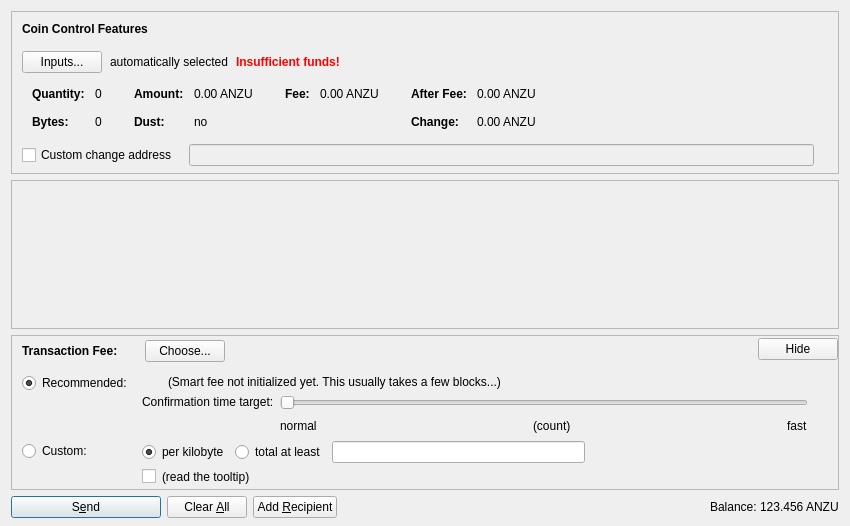
<?xml version="1.0" encoding="UTF-8"?>
<ui version="4.0">
 <class>SendCoinsDialog</class>
 <widget class="QDialog" name="SendCoinsDialog">
  <property name="geometry">
   <rect>
    <x>0</x>
    <y>0</y>
    <width>850</width>
    <height>526</height>
   </rect>
  </property>
  <property name="windowTitle">
   <string>Send Coins</string>
  </property>
  <layout class="QVBoxLayout" name="verticalLayout" stretch="0,1,0,0">
   <property name="bottomMargin">
    <number>8</number>
   </property>
   <item>
    <widget class="QFrame" name="frameCoinControl">
     <property name="sizePolicy">
      <sizepolicy hsizetype="Expanding" vsizetype="Expanding">
       <horstretch>0</horstretch>
       <verstretch>0</verstretch>
      </sizepolicy>
     </property>
     <property name="maximumSize">
      <size>
       <width>16777215</width>
       <height>16777215</height>
      </size>
     </property>
     <property name="frameShape">
      <enum>QFrame::StyledPanel</enum>
     </property>
     <property name="frameShadow">
      <enum>QFrame::Sunken</enum>
     </property>
     <layout class="QVBoxLayout" name="verticalLayoutCoinControl2">
      <property name="spacing">
       <number>0</number>
      </property>
      <property name="leftMargin">
       <number>0</number>
      </property>
      <property name="topMargin">
       <number>0</number>
      </property>
      <property name="rightMargin">
       <number>0</number>
      </property>
      <property name="bottomMargin">
       <number>6</number>
      </property>
      <item>
       <layout class="QVBoxLayout" name="verticalLayoutCoinControl" stretch="0,0,0,0,1">
        <property name="spacing">
         <number>0</number>
        </property>
        <property name="leftMargin">
         <number>10</number>
        </property>
        <property name="topMargin">
         <number>10</number>
        </property>
        <item>
         <layout class="QHBoxLayout" name="horizontalLayoutCoinControl1">
          <property name="bottomMargin">
           <number>15</number>
          </property>
          <item>
           <widget class="QLabel" name="labelCoinControlFeatures">
            <property name="sizePolicy">
             <sizepolicy hsizetype="Preferred" vsizetype="Maximum">
              <horstretch>0</horstretch>
              <verstretch>0</verstretch>
             </sizepolicy>
            </property>
            <property name="font">
             <font>
              <weight>75</weight>
              <bold>true</bold>
             </font>
            </property>
            <property name="styleSheet">
             <string notr="true">font-weight:bold;</string>
            </property>
            <property name="text">
             <string>Coin Control Features</string>
            </property>
           </widget>
          </item>
         </layout>
        </item>
        <item>
         <layout class="QHBoxLayout" name="horizontalLayoutCoinControl2" stretch="0,0,0,0">
          <property name="spacing">
           <number>8</number>
          </property>
          <property name="bottomMargin">
           <number>10</number>
          </property>
          <item>
           <widget class="QPushButton" name="pushButtonCoinControl">
            <property name="styleSheet">
             <string notr="true"/>
            </property>
            <property name="text">
             <string>Inputs...</string>
            </property>
            <property name="autoDefault">
             <bool>false</bool>
            </property>
           </widget>
          </item>
          <item>
           <widget class="QLabel" name="labelCoinControlAutomaticallySelected">
            <property name="text">
             <string>automatically selected</string>
            </property>
            <property name="margin">
             <number>5</number>
            </property>
           </widget>
          </item>
          <item>
           <widget class="QLabel" name="labelCoinControlInsuffFunds">
            <property name="font">
             <font>
              <weight>75</weight>
              <bold>true</bold>
             </font>
            </property>
            <property name="styleSheet">
             <string notr="true">color:red;font-weight:bold;</string>
            </property>
            <property name="text">
             <string>Insufficient funds!</string>
            </property>
            <property name="margin">
             <number>5</number>
            </property>
           </widget>
          </item>
          <item>
           <spacer name="horizontalSpacerCoinControl">
            <property name="orientation">
             <enum>Qt::Horizontal</enum>
            </property>
            <property name="sizeHint" stdset="0">
             <size>
              <width>40</width>
              <height>1</height>
             </size>
            </property>
           </spacer>
          </item>
         </layout>
        </item>
        <item>
         <widget class="QWidget" name="widgetCoinControl" native="true">
          <property name="sizePolicy">
           <sizepolicy hsizetype="Preferred" vsizetype="Preferred">
            <horstretch>0</horstretch>
            <verstretch>0</verstretch>
           </sizepolicy>
          </property>
          <property name="minimumSize">
           <size>
            <width>0</width>
            <height>0</height>
           </size>
          </property>
          <property name="styleSheet">
           <string notr="true"/>
          </property>
          <layout class="QHBoxLayout" name="horizontalLayoutCoinControl5">
           <property name="leftMargin">
            <number>0</number>
           </property>
           <property name="topMargin">
            <number>0</number>
           </property>
           <property name="rightMargin">
            <number>0</number>
           </property>
           <property name="bottomMargin">
            <number>0</number>
           </property>
           <item>
            <layout class="QHBoxLayout" name="horizontalLayoutCoinControl3" stretch="0,0,0,1">
             <property name="spacing">
              <number>20</number>
             </property>
             <property name="topMargin">
              <number>0</number>
             </property>
             <property name="bottomMargin">
              <number>10</number>
             </property>
             <item>
              <layout class="QFormLayout" name="formLayoutCoinControl1">
               <property name="horizontalSpacing">
                <number>10</number>
               </property>
               <property name="verticalSpacing">
                <number>14</number>
               </property>
               <property name="leftMargin">
                <number>10</number>
               </property>
               <property name="topMargin">
                <number>4</number>
               </property>
               <property name="rightMargin">
                <number>6</number>
               </property>
               <item row="0" column="0">
                <widget class="QLabel" name="labelCoinControlQuantityText">
                 <property name="font">
                  <font>
                   <weight>75</weight>
                   <bold>true</bold>
                  </font>
                 </property>
                 <property name="text">
                  <string>Quantity:</string>
                 </property>
                 <property name="margin">
                  <number>0</number>
                 </property>
                </widget>
               </item>
               <item row="0" column="1">
                <widget class="QLabel" name="labelCoinControlQuantity">
                 <property name="cursor">
                  <cursorShape>IBeamCursor</cursorShape>
                 </property>
                 <property name="contextMenuPolicy">
                  <enum>Qt::ActionsContextMenu</enum>
                 </property>
                 <property name="text">
                  <string notr="true">0</string>
                 </property>
                 <property name="margin">
                  <number>0</number>
                 </property>
                 <property name="textInteractionFlags">
                  <set>Qt::LinksAccessibleByMouse|Qt::TextSelectableByKeyboard|Qt::TextSelectableByMouse</set>
                 </property>
                </widget>
               </item>
               <item row="1" column="0">
                <widget class="QLabel" name="labelCoinControlBytesText">
                 <property name="font">
                  <font>
                   <weight>75</weight>
                   <bold>true</bold>
                  </font>
                 </property>
                 <property name="text">
                  <string>Bytes:</string>
                 </property>
                </widget>
               </item>
               <item row="1" column="1">
                <widget class="QLabel" name="labelCoinControlBytes">
                 <property name="cursor">
                  <cursorShape>IBeamCursor</cursorShape>
                 </property>
                 <property name="contextMenuPolicy">
                  <enum>Qt::ActionsContextMenu</enum>
                 </property>
                 <property name="text">
                  <string notr="true">0</string>
                 </property>
                 <property name="textInteractionFlags">
                  <set>Qt::LinksAccessibleByMouse|Qt::TextSelectableByKeyboard|Qt::TextSelectableByMouse</set>
                 </property>
                </widget>
               </item>
              </layout>
             </item>
             <item>
              <layout class="QFormLayout" name="formLayoutCoinControl2">
               <property name="horizontalSpacing">
                <number>10</number>
               </property>
               <property name="verticalSpacing">
                <number>14</number>
               </property>
               <property name="leftMargin">
                <number>6</number>
               </property>
               <property name="topMargin">
                <number>4</number>
               </property>
               <property name="rightMargin">
                <number>6</number>
               </property>
               <item row="0" column="0">
                <widget class="QLabel" name="labelCoinControlAmountText">
                 <property name="font">
                  <font>
                   <weight>75</weight>
                   <bold>true</bold>
                  </font>
                 </property>
                 <property name="text">
                  <string>Amount:</string>
                 </property>
                 <property name="margin">
                  <number>0</number>
                 </property>
                </widget>
               </item>
               <item row="0" column="1">
                <widget class="QLabel" name="labelCoinControlAmount">
                 <property name="cursor">
                  <cursorShape>IBeamCursor</cursorShape>
                 </property>
                 <property name="contextMenuPolicy">
                  <enum>Qt::ActionsContextMenu</enum>
                 </property>
                 <property name="text">
                  <string notr="true">0.00 ANZU</string>
                 </property>
                 <property name="textInteractionFlags">
                  <set>Qt::LinksAccessibleByMouse|Qt::TextSelectableByKeyboard|Qt::TextSelectableByMouse</set>
                 </property>
                </widget>
               </item>
               <item row="1" column="0">
                <widget class="QLabel" name="labelCoinControlLowOutputText">
                 <property name="font">
                  <font>
                   <weight>75</weight>
                   <bold>true</bold>
                  </font>
                 </property>
                 <property name="text">
                  <string>Dust:</string>
                 </property>
                </widget>
               </item>
               <item row="1" column="1">
                <widget class="QLabel" name="labelCoinControlLowOutput">
                 <property name="cursor">
                  <cursorShape>IBeamCursor</cursorShape>
                 </property>
                 <property name="contextMenuPolicy">
                  <enum>Qt::ActionsContextMenu</enum>
                 </property>
                 <property name="text">
                  <string notr="true">no</string>
                 </property>
                 <property name="textInteractionFlags">
                  <set>Qt::LinksAccessibleByMouse|Qt::TextSelectableByKeyboard|Qt::TextSelectableByMouse</set>
                 </property>
                </widget>
               </item>
              </layout>
             </item>
             <item>
              <layout class="QFormLayout" name="formLayoutCoinControl3">
               <property name="horizontalSpacing">
                <number>10</number>
               </property>
               <property name="verticalSpacing">
                <number>14</number>
               </property>
               <property name="leftMargin">
                <number>6</number>
               </property>
               <property name="topMargin">
                <number>4</number>
               </property>
               <property name="rightMargin">
                <number>6</number>
               </property>
               <item row="0" column="0">
                <widget class="QLabel" name="labelCoinControlFeeText">
                 <property name="font">
                  <font>
                   <weight>75</weight>
                   <bold>true</bold>
                  </font>
                 </property>
                 <property name="text">
                  <string>Fee:</string>
                 </property>
                 <property name="margin">
                  <number>0</number>
                 </property>
                </widget>
               </item>
               <item row="0" column="1">
                <widget class="QLabel" name="labelCoinControlFee">
                 <property name="cursor">
                  <cursorShape>IBeamCursor</cursorShape>
                 </property>
                 <property name="contextMenuPolicy">
                  <enum>Qt::ActionsContextMenu</enum>
                 </property>
                 <property name="text">
                  <string notr="true">0.00 ANZU</string>
                 </property>
                 <property name="textInteractionFlags">
                  <set>Qt::LinksAccessibleByMouse|Qt::TextSelectableByKeyboard|Qt::TextSelectableByMouse</set>
                 </property>
                </widget>
               </item>
              </layout>
             </item>
             <item>
              <layout class="QFormLayout" name="formLayoutCoinControl4">
               <property name="horizontalSpacing">
                <number>10</number>
               </property>
               <property name="verticalSpacing">
                <number>14</number>
               </property>
               <property name="leftMargin">
                <number>6</number>
               </property>
               <property name="topMargin">
                <number>4</number>
               </property>
               <property name="rightMargin">
                <number>6</number>
               </property>
               <item row="0" column="0">
                <widget class="QLabel" name="labelCoinControlAfterFeeText">
                 <property name="font">
                  <font>
                   <weight>75</weight>
                   <bold>true</bold>
                  </font>
                 </property>
                 <property name="text">
                  <string>After Fee:</string>
                 </property>
                 <property name="margin">
                  <number>0</number>
                 </property>
                </widget>
               </item>
               <item row="0" column="1">
                <widget class="QLabel" name="labelCoinControlAfterFee">
                 <property name="cursor">
                  <cursorShape>IBeamCursor</cursorShape>
                 </property>
                 <property name="contextMenuPolicy">
                  <enum>Qt::ActionsContextMenu</enum>
                 </property>
                 <property name="text">
                  <string notr="true">0.00 ANZU</string>
                 </property>
                 <property name="textInteractionFlags">
                  <set>Qt::LinksAccessibleByMouse|Qt::TextSelectableByKeyboard|Qt::TextSelectableByMouse</set>
                 </property>
                </widget>
               </item>
               <item row="1" column="0">
                <widget class="QLabel" name="labelCoinControlChangeText">
                 <property name="font">
                  <font>
                   <weight>75</weight>
                   <bold>true</bold>
                  </font>
                 </property>
                 <property name="text">
                  <string>Change:</string>
                 </property>
                </widget>
               </item>
               <item row="1" column="1">
                <widget class="QLabel" name="labelCoinControlChange">
                 <property name="cursor">
                  <cursorShape>IBeamCursor</cursorShape>
                 </property>
                 <property name="contextMenuPolicy">
                  <enum>Qt::ActionsContextMenu</enum>
                 </property>
                 <property name="text">
                  <string notr="true">0.00 ANZU</string>
                 </property>
                 <property name="textInteractionFlags">
                  <set>Qt::LinksAccessibleByMouse|Qt::TextSelectableByKeyboard|Qt::TextSelectableByMouse</set>
                 </property>
                </widget>
               </item>
              </layout>
             </item>
            </layout>
           </item>
          </layout>
         </widget>
        </item>
        <item>
         <layout class="QHBoxLayout" name="horizontalLayoutCoinControl4" stretch="0,0,0">
          <property name="spacing">
           <number>12</number>
          </property>
          <property name="sizeConstraint">
           <enum>QLayout::SetDefaultConstraint</enum>
          </property>
          <property name="topMargin">
           <number>5</number>
          </property>
          <property name="rightMargin">
           <number>5</number>
          </property>
          <item>
           <widget class="QCheckBox" name="checkBoxCoinControlChange">
            <property name="toolTip">
             <string>If this is activated, but the change address is empty or invalid, change will be sent to a newly generated address.</string>
            </property>
            <property name="text">
             <string>Custom change address</string>
            </property>
           </widget>
          </item>
          <item>
           <widget class="QValidatedLineEdit" name="lineEditCoinControlChange">
            <property name="enabled">
             <bool>false</bool>
            </property>
            <property name="sizePolicy">
             <sizepolicy hsizetype="Expanding" vsizetype="Fixed">
              <horstretch>0</horstretch>
              <verstretch>0</verstretch>
             </sizepolicy>
            </property>
           </widget>
          </item>
          <item>
           <widget class="QLabel" name="labelCoinControlChangeLabel">
            <property name="sizePolicy">
             <sizepolicy hsizetype="Preferred" vsizetype="Expanding">
              <horstretch>0</horstretch>
              <verstretch>0</verstretch>
             </sizepolicy>
            </property>
            <property name="minimumSize">
             <size>
              <width>0</width>
              <height>0</height>
             </size>
            </property>
            <property name="text">
             <string/>
            </property>
            <property name="margin">
             <number>3</number>
            </property>
           </widget>
          </item>
         </layout>
        </item>
        <item>
         <spacer name="verticalSpacerCoinControl">
          <property name="orientation">
           <enum>Qt::Vertical</enum>
          </property>
          <property name="sizeHint" stdset="0">
           <size>
            <width>800</width>
            <height>1</height>
           </size>
          </property>
         </spacer>
        </item>
       </layout>
      </item>
     </layout>
    </widget>
   </item>
   <item>
    <widget class="QScrollArea" name="scrollArea">
     <property name="widgetResizable">
      <bool>true</bool>
     </property>
     <widget class="QWidget" name="scrollAreaWidgetContents">
      <property name="geometry">
       <rect>
        <x>0</x>
        <y>0</y>
        <width>830</width>
        <height>104</height>
       </rect>
      </property>
      <layout class="QVBoxLayout" name="verticalLayout_2" stretch="0,1">
       <property name="leftMargin">
        <number>0</number>
       </property>
       <property name="topMargin">
        <number>0</number>
       </property>
       <property name="rightMargin">
        <number>0</number>
       </property>
       <property name="bottomMargin">
        <number>0</number>
       </property>
       <item>
        <layout class="QVBoxLayout" name="entries">
         <property name="spacing">
          <number>6</number>
         </property>
        </layout>
       </item>
       <item>
        <spacer name="verticalSpacer">
         <property name="orientation">
          <enum>Qt::Vertical</enum>
         </property>
         <property name="sizeHint" stdset="0">
          <size>
           <width>20</width>
           <height>40</height>
          </size>
         </property>
        </spacer>
       </item>
      </layout>
     </widget>
    </widget>
   </item>
   <item>
    <widget class="QFrame" name="frameFee">
     <property name="sizePolicy">
      <sizepolicy hsizetype="Expanding" vsizetype="Expanding">
       <horstretch>0</horstretch>
       <verstretch>0</verstretch>
      </sizepolicy>
     </property>
     <property name="maximumSize">
      <size>
       <width>16777215</width>
       <height>16777215</height>
      </size>
     </property>
     <property name="frameShape">
      <enum>QFrame::StyledPanel</enum>
     </property>
     <property name="frameShadow">
      <enum>QFrame::Sunken</enum>
     </property>
     <layout class="QVBoxLayout" name="verticalLayoutFee1">
      <property name="spacing">
       <number>0</number>
      </property>
      <property name="leftMargin">
       <number>0</number>
      </property>
      <property name="topMargin">
       <number>0</number>
      </property>
      <property name="rightMargin">
       <number>0</number>
      </property>
      <property name="bottomMargin">
       <number>0</number>
      </property>
      <item>
       <layout class="QVBoxLayout" name="verticalLayoutFee2" stretch="0,0,0">
        <property name="spacing">
         <number>0</number>
        </property>
        <property name="leftMargin">
         <number>10</number>
        </property>
        <property name="topMargin">
         <number>0</number>
        </property>
        <item>
         <layout class="QHBoxLayout" name="horizontalLayoutFee1">
          <property name="bottomMargin">
           <number>0</number>
          </property>
          <item>
           <layout class="QVBoxLayout" name="verticalLayoutFee7">
            <property name="spacing">
             <number>0</number>
            </property>
            <item>
             <spacer name="verticalSpacerSmartFee">
              <property name="orientation">
               <enum>Qt::Vertical</enum>
              </property>
              <property name="sizeType">
               <enum>QSizePolicy::Fixed</enum>
              </property>
              <property name="sizeHint" stdset="0">
               <size>
                <width>1</width>
                <height>4</height>
               </size>
              </property>
             </spacer>
            </item>
            <item>
             <layout class="QHBoxLayout" name="horizontalLayoutSmartFee">
              <property name="spacing">
               <number>10</number>
              </property>
              <item>
               <widget class="QLabel" name="labelFeeHeadline">
                <property name="sizePolicy">
                 <sizepolicy hsizetype="Preferred" vsizetype="Maximum">
                  <horstretch>0</horstretch>
                  <verstretch>0</verstretch>
                 </sizepolicy>
                </property>
                <property name="font">
                 <font>
                  <weight>75</weight>
                  <bold>true</bold>
                 </font>
                </property>
                <property name="styleSheet">
                 <string notr="true">font-weight:bold;</string>
                </property>
                <property name="text">
                 <string>Transaction Fee:</string>
                </property>
               </widget>
              </item>
              <item>
               <widget class="QLabel" name="labelFeeMinimized">
                <property name="text">
                 <string/>
                </property>
               </widget>
              </item>
              <item>
               <widget class="QPushButton" name="buttonChooseFee">
                <property name="text">
                 <string>Choose...</string>
                </property>
               </widget>
              </item>
             </layout>
            </item>
            <item>
             <spacer name="verticalSpacer_5">
              <property name="orientation">
               <enum>Qt::Vertical</enum>
              </property>
              <property name="sizeHint" stdset="0">
               <size>
                <width>1</width>
                <height>1</height>
               </size>
              </property>
             </spacer>
            </item>
           </layout>
          </item>
          <item>
           <spacer name="horizontalSpacer_4">
            <property name="orientation">
             <enum>Qt::Horizontal</enum>
            </property>
            <property name="sizeHint" stdset="0">
             <size>
              <width>40</width>
              <height>20</height>
             </size>
            </property>
           </spacer>
          </item>
          <item>
           <widget class="QPushButton" name="buttonMinimizeFee">
            <property name="toolTip">
             <string>collapse fee-settings</string>
            </property>
            <property name="text">
             <string>Hide</string>
            </property>
           </widget>
          </item>
         </layout>
        </item>
        <item>
         <widget class="QFrame" name="frameFeeSelection">
          <layout class="QVBoxLayout" name="verticalLayoutFee12">
           <property name="spacing">
            <number>0</number>
           </property>
           <property name="leftMargin">
            <number>0</number>
           </property>
           <property name="topMargin">
            <number>0</number>
           </property>
           <property name="rightMargin">
            <number>0</number>
           </property>
           <property name="bottomMargin">
            <number>0</number>
           </property>
           <item>
            <layout class="QGridLayout" name="gridLayoutFee">
             <property name="topMargin">
              <number>10</number>
             </property>
             <property name="bottomMargin">
              <number>4</number>
             </property>
             <property name="horizontalSpacing">
              <number>10</number>
             </property>
             <property name="verticalSpacing">
              <number>4</number>
             </property>
             <item row="1" column="1">
              <layout class="QVBoxLayout" name="verticalLayoutFee8">
               <property name="spacing">
                <number>6</number>
               </property>
               <item>
                <layout class="QHBoxLayout" name="horizontalLayoutFee13">
                 <item>
                  <widget class="QRadioButton" name="radioCustomPerKilobyte">
                   <property name="toolTip">
                    <string>If the custom fee is set to 1000 satoshis and the transaction is only 250 bytes, then &quot;per kilobyte&quot; only pays 250 satoshis in fee, while &quot;total at least&quot; pays 1000 satoshis. For transactions bigger than a kilobyte both pay by kilobyte.</string>
                   </property>
                   <property name="text">
                    <string>per kilobyte</string>
                   </property>
                   <property name="checked">
                    <bool>true</bool>
                   </property>
                   <attribute name="buttonGroup">
                    <string notr="true">groupCustomFee</string>
                   </attribute>
                  </widget>
                 </item>
                 <item>
                  <widget class="QRadioButton" name="radioCustomAtLeast">
                   <property name="toolTip">
                    <string>If the custom fee is set to 1000 satoshis and the transaction is only 250 bytes, then &quot;per kilobyte&quot; only pays 250 satoshis in fee, while &quot;total at least&quot; pays 1000 satoshis. For transactions bigger than a kilobyte both pay by kilobyte.</string>
                   </property>
                   <property name="text">
                    <string>total at least</string>
                   </property>
                   <attribute name="buttonGroup">
                    <string notr="true">groupCustomFee</string>
                   </attribute>
                  </widget>
                 </item>
                 <item>
                  <widget class="BitcoinAmountField" name="customFee"/>
                 </item>
                 <item>
                  <spacer name="horizontalSpacer_6">
                   <property name="orientation">
                    <enum>Qt::Horizontal</enum>
                   </property>
                   <property name="sizeHint" stdset="0">
                    <size>
                     <width>1</width>
                     <height>1</height>
                    </size>
                   </property>
                  </spacer>
                 </item>
                </layout>
               </item>
               <item>
                <layout class="QHBoxLayout" name="horizontalLayoutFee8">
                 <item>
                  <widget class="QCheckBox" name="checkBoxMinimumFee">
                   <property name="toolTip">
                    <string>Paying only the minimum fee is just fine as long as there is less transaction volume than space in the blocks. But be aware that this can end up in a never confirming transaction once there is more demand for anzucoin transactions than the network can process.</string>
                   </property>
                   <property name="text">
                    <string/>
                   </property>
                  </widget>
                 </item>
                 <item>
                  <widget class="QLabel" name="labelMinFeeWarning">
                   <property name="enabled">
                    <bool>true</bool>
                   </property>
                   <property name="toolTip">
                    <string>Paying only the minimum fee is just fine as long as there is less transaction volume than space in the blocks. But be aware that this can end up in a never confirming transaction once there is more demand for anzucoin transactions than the network can process.</string>
                   </property>
                   <property name="text">
                    <string>(read the tooltip)</string>
                   </property>
                   <property name="margin">
                    <number>5</number>
                   </property>
                  </widget>
                 </item>
                 <item>
                  <spacer name="horizontalSpacer_2">
                   <property name="orientation">
                    <enum>Qt::Horizontal</enum>
                   </property>
                   <property name="sizeHint" stdset="0">
                    <size>
                     <width>1</width>
                     <height>1</height>
                    </size>
                   </property>
                  </spacer>
                 </item>
                </layout>
               </item>
              </layout>
             </item>
             <item row="0" column="0">
              <layout class="QVBoxLayout" name="verticalLayoutFee4" stretch="0,1">
               <item>
                <widget class="QRadioButton" name="radioSmartFee">
                 <property name="text">
                  <string>Recommended:</string>
                 </property>
                 <property name="checked">
                  <bool>true</bool>
                 </property>
                 <attribute name="buttonGroup">
                  <string notr="true">groupFee</string>
                 </attribute>
                </widget>
               </item>
               <item>
                <spacer name="verticalSpacer_2">
                 <property name="orientation">
                  <enum>Qt::Vertical</enum>
                 </property>
                 <property name="sizeHint" stdset="0">
                  <size>
                   <width>1</width>
                   <height>1</height>
                  </size>
                 </property>
                </spacer>
               </item>
              </layout>
             </item>
             <item row="1" column="0">
              <layout class="QVBoxLayout" name="verticalLayoutFee9" stretch="0,1">
               <item>
                <widget class="QRadioButton" name="radioCustomFee">
                 <property name="text">
                  <string>Custom:</string>
                 </property>
                 <attribute name="buttonGroup">
                  <string notr="true">groupFee</string>
                 </attribute>
                </widget>
               </item>
               <item>
                <spacer name="verticalSpacer_6">
                 <property name="orientation">
                  <enum>Qt::Vertical</enum>
                 </property>
                 <property name="sizeHint" stdset="0">
                  <size>
                   <width>1</width>
                   <height>1</height>
                  </size>
                 </property>
                </spacer>
               </item>
              </layout>
             </item>
             <item row="0" column="1">
              <layout class="QVBoxLayout" name="verticalLayoutFee3" stretch="0,0,1">
               <property name="spacing">
                <number>6</number>
               </property>
               <property name="topMargin">
                <number>2</number>
               </property>
               <item>
                <layout class="QHBoxLayout" name="horizontalLayoutFee12">
                 <item>
                  <widget class="QLabel" name="labelSmartFee">
                   <property name="text">
                    <string/>
                   </property>
                   <property name="margin">
                    <number>2</number>
                   </property>
                  </widget>
                 </item>
                 <item>
                  <widget class="QLabel" name="labelFeeEstimation">
                   <property name="text">
                    <string/>
                   </property>
                  </widget>
                 </item>
                 <item>
                  <widget class="QLabel" name="labelSmartFee2">
                   <property name="text">
                    <string>(Smart fee not initialized yet. This usually takes a few blocks...)</string>
                   </property>
                   <property name="margin">
                    <number>2</number>
                   </property>
                  </widget>
                 </item>
                 <item>
                  <spacer name="horizontalSpacer_5">
                   <property name="orientation">
                    <enum>Qt::Horizontal</enum>
                   </property>
                   <property name="sizeHint" stdset="0">
                    <size>
                     <width>1</width>
                     <height>1</height>
                    </size>
                   </property>
                  </spacer>
                 </item>
                </layout>
               </item>
               <item>
                <layout class="QHBoxLayout" name="horizontalLayoutFee9">
                 <item>
                  <layout class="QVBoxLayout" name="verticalLayoutFee6">
                   <item>
                    <widget class="QLabel" name="labelSmartFee3">
                     <property name="text">
                      <string>Confirmation time target:</string>
                     </property>
                     <property name="margin">
                      <number>2</number>
                     </property>
                    </widget>
                   </item>
                   <item>
                    <spacer name="verticalSpacer_3">
                     <property name="orientation">
                      <enum>Qt::Vertical</enum>
                     </property>
                     <property name="sizeHint" stdset="0">
                      <size>
                       <width>1</width>
                       <height>1</height>
                      </size>
                     </property>
                    </spacer>
                   </item>
                  </layout>
                 </item>
                 <item>
                  <layout class="QVBoxLayout" name="verticalLayoutFee5">
                   <property name="rightMargin">
                    <number>30</number>
                   </property>
                   <item>
                    <widget class="QSlider" name="sliderSmartFee">
                     <property name="minimum">
                      <number>0</number>
                     </property>
                     <property name="maximum">
                      <number>23</number>
                     </property>
                     <property name="pageStep">
                      <number>1</number>
                     </property>
                     <property name="value">
                      <number>0</number>
                     </property>
                     <property name="orientation">
                      <enum>Qt::Horizontal</enum>
                     </property>
                     <property name="invertedAppearance">
                      <bool>false</bool>
                     </property>
                     <property name="invertedControls">
                      <bool>false</bool>
                     </property>
                     <property name="tickPosition">
                      <enum>QSlider::NoTicks</enum>
                     </property>
                    </widget>
                   </item>
                   <item>
                    <layout class="QHBoxLayout" name="horizontalLayoutFee10">
                     <item>
                      <widget class="QLabel" name="labelSmartFeeNormal">
                       <property name="text">
                        <string>normal</string>
                       </property>
                      </widget>
                     </item>
                     <item>
                      <spacer name="horizontalSpacer_7">
                       <property name="orientation">
                        <enum>Qt::Horizontal</enum>
                       </property>
                       <property name="sizeHint" stdset="0">
                        <size>
                         <width>40</width>
                         <height>20</height>
                        </size>
                       </property>
                      </spacer>
                     </item>
                     <item>
                      <widget class="QLabel" name="confirmationTargetLabel">
                       <property name="text">
                        <string notr="true">(count)</string>
                       </property>
                      </widget>
                     </item>
                     <item>
                      <spacer name="horizontalSpacer_3">
                       <property name="orientation">
                        <enum>Qt::Horizontal</enum>
                       </property>
                       <property name="sizeHint" stdset="0">
                        <size>
                         <width>40</width>
                         <height>20</height>
                        </size>
                       </property>
                      </spacer>
                     </item>
                     <item>
                      <widget class="QLabel" name="labelSmartFeeFast">
                       <property name="text">
                        <string>fast</string>
                       </property>
                      </widget>
                     </item>
                    </layout>
                   </item>
                  </layout>
                 </item>
                </layout>
               </item>
               <item>
                <spacer name="verticalSpacer_4">
                 <property name="orientation">
                  <enum>Qt::Vertical</enum>
                 </property>
                 <property name="sizeHint" stdset="0">
                  <size>
                   <width>1</width>
                   <height>1</height>
                  </size>
                 </property>
                </spacer>
               </item>
              </layout>
             </item>
            </layout>
           </item>
          </layout>
         </widget>
        </item>
        <item>
         <spacer name="verticalSpacerFee">
          <property name="orientation">
           <enum>Qt::Vertical</enum>
          </property>
          <property name="sizeHint" stdset="0">
           <size>
            <width>800</width>
            <height>1</height>
           </size>
          </property>
         </spacer>
        </item>
       </layout>
      </item>
     </layout>
    </widget>
   </item>
   <item>
    <layout class="QHBoxLayout" name="horizontalLayout">
     <item>
      <widget class="QPushButton" name="sendButton">
       <property name="minimumSize">
        <size>
         <width>150</width>
         <height>0</height>
        </size>
       </property>
       <property name="toolTip">
        <string>Confirm the send action</string>
       </property>
       <property name="text">
        <string>S&amp;end</string>
       </property>
       <property name="icon">
        <iconset resource="../bitcoin.qrc">
         <normaloff>:/icons/send</normaloff>:/icons/send</iconset>
       </property>
       <property name="autoDefault">
        <bool>false</bool>
       </property>
       <property name="default">
        <bool>true</bool>
       </property>
      </widget>
     </item>
     <item>
      <widget class="QPushButton" name="clearButton">
       <property name="sizePolicy">
        <sizepolicy hsizetype="Minimum" vsizetype="Fixed">
         <horstretch>0</horstretch>
         <verstretch>0</verstretch>
        </sizepolicy>
       </property>
       <property name="toolTip">
        <string>Clear all fields of the form.</string>
       </property>
       <property name="text">
        <string>Clear &amp;All</string>
       </property>
       <property name="icon">
        <iconset resource="../bitcoin.qrc">
         <normaloff>:/icons/remove</normaloff>:/icons/remove</iconset>
       </property>
       <property name="autoDefault">
        <bool>false</bool>
       </property>
      </widget>
     </item>
     <item>
      <widget class="QPushButton" name="addButton">
       <property name="toolTip">
        <string>Send to multiple recipients at once</string>
       </property>
       <property name="text">
        <string>Add &amp;Recipient</string>
       </property>
       <property name="icon">
        <iconset resource="../bitcoin.qrc">
         <normaloff>:/icons/add</normaloff>:/icons/add</iconset>
       </property>
       <property name="autoDefault">
        <bool>false</bool>
       </property>
      </widget>
     </item>
     <item>
      <spacer name="horizontalSpacer">
       <property name="orientation">
        <enum>Qt::Horizontal</enum>
       </property>
       <property name="sizeHint" stdset="0">
        <size>
         <width>40</width>
         <height>20</height>
        </size>
       </property>
      </spacer>
     </item>
     <item>
      <layout class="QHBoxLayout" name="horizontalLayout_2">
       <property name="spacing">
        <number>3</number>
       </property>
       <item>
        <widget class="QLabel" name="label">
         <property name="sizePolicy">
          <sizepolicy hsizetype="Preferred" vsizetype="Fixed">
           <horstretch>0</horstretch>
           <verstretch>0</verstretch>
          </sizepolicy>
         </property>
         <property name="text">
          <string>Balance:</string>
         </property>
        </widget>
       </item>
       <item>
        <widget class="QLabel" name="labelBalance">
         <property name="sizePolicy">
          <sizepolicy hsizetype="Preferred" vsizetype="Fixed">
           <horstretch>0</horstretch>
           <verstretch>0</verstretch>
          </sizepolicy>
         </property>
         <property name="cursor">
          <cursorShape>IBeamCursor</cursorShape>
         </property>
         <property name="text">
          <string notr="true">123.456 ANZU</string>
         </property>
         <property name="textInteractionFlags">
          <set>Qt::LinksAccessibleByMouse|Qt::TextSelectableByKeyboard|Qt::TextSelectableByMouse</set>
         </property>
        </widget>
       </item>
      </layout>
     </item>
    </layout>
   </item>
  </layout>
 </widget>
 <customwidgets>
  <customwidget>
   <class>QValidatedLineEdit</class>
   <extends>QLineEdit</extends>
   <header>qvalidatedlineedit.h</header>
  </customwidget>
  <customwidget>
   <class>BitcoinAmountField</class>
   <extends>QLineEdit</extends>
   <header>bitcoinamountfield.h</header>
   <container>1</container>
  </customwidget>
 </customwidgets>
 <resources>
  <include location="../bitcoin.qrc"/>
 </resources>
 <connections/>
 <buttongroups>
  <buttongroup name="groupFee"/>
  <buttongroup name="groupCustomFee"/>
 </buttongroups>
</ui>
